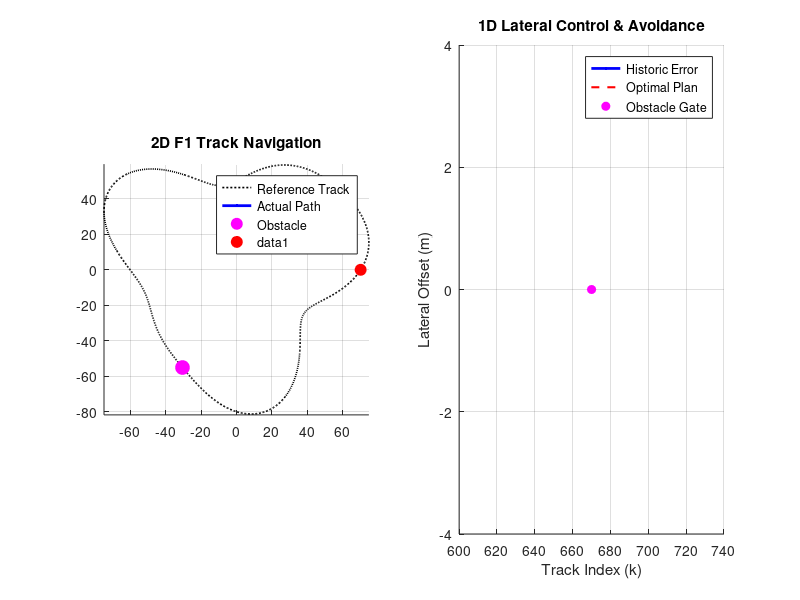

MATLAB code to generate this figure: (Note: this script raises an error after producing the figure.)
function F1_MPC_Full_DualView()
    clc; clear; close all;
    
    %% 1. System Matrices (State-Space)
    ts = 0.01;
    ad = [1.00027180509492,0.00625101658363726,-0.000298104527325984,-0.000592137149727941,-0.000195218555764740;-0.00625101658365004,0.879670596217866,0.0123995907573806,0.00942892684037583,-0.00775386215642799;-0.000298104527325549,-0.0123995907573839,0.999169855139624,-0.0148759276100900,0.000129671924415677;0.000592137149728420,0.00942892684037156,0.0148759276100894,0.998913472148301,0.0286900249744246;-0.000195218555764543,0.00775386215643324,0.000129671924425366,-0.0286900249744255,0.999703452784522];
    bd = [-0.023307871208778;-0.314731276263951;-0.008803109981206;0.016810972019614;0.005019051193557];
    cs = [0.023307871208772,-0.314731276263952,0.008803109981209,0.016810972019614,-0.005019051193548];
    sys1 = ss(ad,bd,cs,0,ts);

    %% 2. MPC Parameters & Weight Matrices
    P = 10; M = 5; % Horizon lengths
    q = 150; r = 1; h = 0.5; alpha = 0.1;
    
    [step_res,~] = step(sys1, ts:ts:P*ts);
    A = zeros(P,M); A(:,1) = step_res(1:P);
    for j=2:M, A(:,j) = [zeros(j-1,1); A(1:P-j+1, 1)]; end
    
    Q = eye(P)*q; R = eye(M)*r; H = ones(P,1)*h;
    S = zeros(P,P); for i=1:P-1, S(i,i+1)=1; end, S(P,P)=1;

    %% 3. Track Generation & Random Obstacle
    theta = linspace(0, 2*pi, 1000);
    r_f1 = 65 + 15*sin(3*theta) + 5*cos(5*theta);
    track_x = r_f1 .* cos(theta);
    track_y = r_f1 .* sin(theta);
    map = [track_x', track_y'];
    
    % Randomly place obstacle index on the track
    obs_idx = randi([200, 700]);
    obs_pos = map(obs_idx, :);
    obs_offset = 0.0; % 2 meters to the side in 1D space

    %% 4. Setup Visualization (Dual View)
    figure(1); set(gcf, 'Position', [50 100 1300 500], 'Color', 'w');
    
    % --- Subplot 1: 2D Global Map ---
    subplot(1,2,1); hold on; axis equal; grid on;
    plot(track_x, track_y, 'k:', 'LineWidth', 1.2, 'DisplayName', 'Reference Track');
    h_path_2d = plot(nan, nan, 'b', 'LineWidth', 2, 'DisplayName', 'Actual Path');
    h_obs_2d  = plot(obs_pos(1), obs_pos(2), 'mo', 'MarkerFaceColor', 'm', 'MarkerSize', 10, 'DisplayName', 'Obstacle');
    h_car_2d  = plot(track_x(1), track_y(1), 'ro', 'MarkerFaceColor', 'r', 'MarkerSize', 8);
    title('2D F1 Track Navigation'); legend('Location', 'best');

    % --- Subplot 2: 1D MPC Logic ---
    subplot(1,2,2); hold on; grid on;
    h_err_hist = plot(nan, nan, 'b', 'LineWidth', 2, 'DisplayName', 'Historic Error');
    h_err_pred = plot(nan, nan, 'r--', 'LineWidth', 1.5, 'DisplayName', 'Optimal Plan');
    h_obs_1d   = plot(obs_idx, obs_offset, 'mo', 'MarkerFaceColor', 'm', 'DisplayName', 'Obstacle Gate');
    xlabel('Track Index (k)'); ylabel('Lateral Offset (m)');
    title('1D Lateral Control & Avoidance'); ylim([-4 4]); legend;

    %% 5. Simulation Loop
    pos = [track_x(1); track_y(1)]; 
    yaw = theta(1) + pi/2; 
    v = 15; % Speed
    Y0 = zeros(P,1); 
    sim_len = 900;
    pos_hist = zeros(sim_len, 2); 
    err_hist = zeros(sim_len, 1);

    for k = 1:sim_len
        % A. Calculate current 1D Lateral Error (CTE)
        dists = sqrt((map(:,1)-pos(1)).^2 + (map(:,2)-pos(2)).^2);
        [~, current_idx] = min(dists);
        
        % Vector-based error calculation
        idx_next = mod(current_idx, 1000) + 1;
        tangent = map(idx_next, :) - map(current_idx, :);
        to_car  = pos' - map(current_idx, :);
        current_y = (to_car(1)*tangent(2) - to_car(2)*tangent(1)) / norm(tangent);
        err_hist(k) = current_y;

        % B. Set Reference (Avoidance Logic)
        W = zeros(P,1);
        for i = 1:P
            look_ahead = current_idx + i;
            % If the car is approaching the obstacle's index
            if abs(look_ahead - obs_idx) < 10
                W(i) = obs_offset; 
            else
                W(i) = 0; % Stay on center line
            end
        end

        % C. MPC Solve
        Y_cor = Y0 + H * (current_y - Y0(1,1));
        Y0_shifted = S * Y_cor;
        
        H_mat = 2 * (A' * Q * A + R);
        f_vec = -2 * A' * Q * (W - Y0_shifted);
        DU = quadprog(H_mat, f_vec, [], [], [], [], -0.8*ones(M,1), 0.8*ones(M,1), [], optimoptions('quadprog','Display','off'));
        if isempty(DU), DU = zeros(M,1); end
        
        u_steer = DU(1);
        Y0 = Y0_shifted + A * DU;

        % D. Update 2D Physics
        yaw = yaw + (u_steer * 0.35); % Steering sensitivity
        pos(1) = pos(1) + v * cos(yaw) * 0.05;
        pos(2) = pos(2) + v * sin(yaw) * 0.05;
        pos_hist(k,:) = pos;

        % E. Synchronize Visuals
        set(h_path_2d, 'XData', pos_hist(1:k,1), 'YData', pos_hist(1:k,2));
        set(h_car_2d, 'XData', pos(1), 'YData', pos(2));
        
        set(h_err_hist, 'XData', 1:k, 'YData', err_hist(1:k));
        set(h_err_pred, 'XData', k:(k+P-1), 'YData', Y0);
        
        if mod(k,5)==0, drawnow limitrate; end
    end
end
